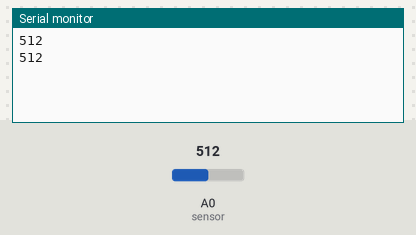
The sketch below on a simulated Arduino Uno, built with avr-gcc and run on an emulated ATmega328P. Parts: the last lines printed to the serial monitor. Inputs (shaded band) come from the test bench; at power-on: A0 (sensor) = 512.

Above: at 5.8 s.
5.9 s: A0 (sensor) set to 716
At 11.1 s:
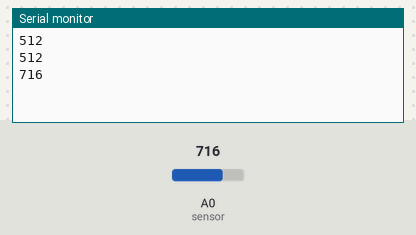
11.9 s: A0 (sensor) set to 900
At 16.1 s:
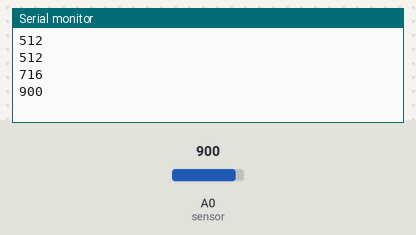
Timing chart, 0 to 17.6 s (numbered marks = the images above; inputs shaded):
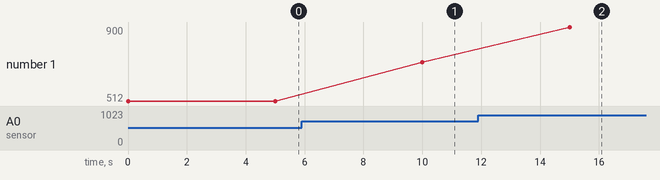

Measured:
- after the input at 5.9 s, the serial monitor: prints a new line after 4.1 s (image 1)
- after the input at 11.9 s, the serial monitor: prints a new line after 3.1 s (image 2)
- plotted number 1: 512 → 716 after the input at 5.9 s, 716 → 900 after the input at 11.9 s

The sketch:

arduino.ino
```cpp
void setup() {
  Serial.begin(9600); // Start serial communication at 9600 baud rate
  // Initialize your sensor here if needed
}

void loop() {
  // Read sensor data (replace this with your actual sensor reading code)
  int sensorValue = analogRead(A0); // Assuming sensor is connected to A0

  // Send sensor value via serial
  Serial.println(sensorValue); // Sending sensor value over serial
  delay(5000); // Delay for 5 seconds before sending the next reading
}
```
